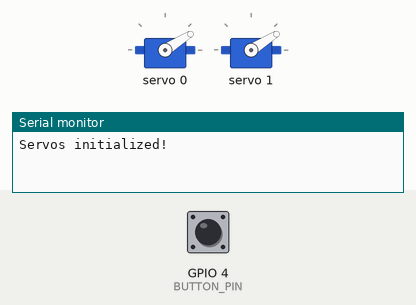
Recording of a sketch running on a simulated ESP32. On the bench: 2 × servo, the last lines printed to the serial monitor. Inputs (shaded band) come from the test bench; at power-on: GPIO 4 (BUTTON_PIN) HIGH.

Above: at 3.2 s.
3.3 s: GPIO 4 (BUTTON_PIN) pulled LOW for 0.15 s
At 4.6 s:
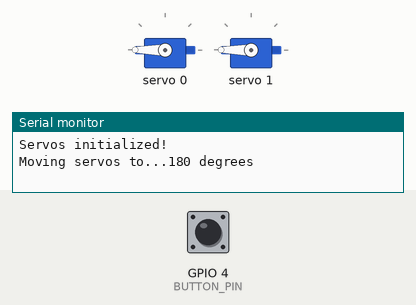
4.9 s: GPIO 4 (BUTTON_PIN) pulled LOW for 1 s
At 6.1 s:
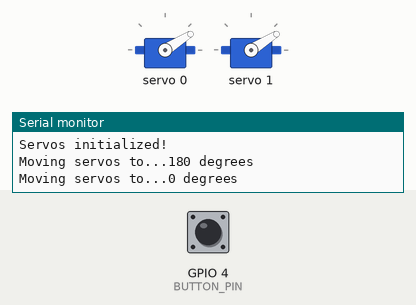
7.4 s: GPIO 4 (BUTTON_PIN) pulled LOW for 3.2 s
At 7.9 s:
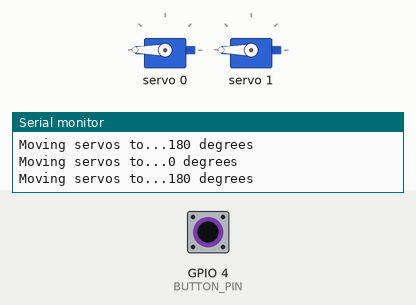
Timing chart, 0 to 10.4 s (numbered marks = the images above; inputs shaded):
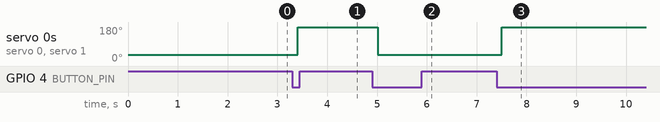

Measured:
- after the input at 3.3 s, servo 0, servo 1: 32° → 180° after 0.11 s
- after the input at 4.9 s, servo 0, servo 1: 180° → 32° after 0.11 s
- after the input at 7.4 s, servo 0, servo 1: 32° → 180° after 0.11 s

The sketch:

servo_driver.ino
```cpp
#include <Wire.h>
#include <Adafruit_PWMServoDriver.h>

Adafruit_PWMServoDriver pwm = Adafruit_PWMServoDriver(0x40);

const int SDA_PIN = 8;
const int SCL_PIN = 9;
const int BUTTON_PIN = 4;

#define SERVOMIN 180
#define SERVOMAX 520

int currentAngle = 0;
int lastButtonState = HIGH;

int angleToPulse(int angle) {
  return map(angle, 0, 180, SERVOMIN, SERVOMAX);
}

void setup() {
  Serial.begin(115200);
  delay(2000);

  pinMode(BUTTON_PIN, INPUT_PULLUP);

  Wire.begin(SDA_PIN, SCL_PIN);

  pwm.begin();
  pwm.setPWMFreq(50);

  pwm.setPWM(0, 0, angleToPulse(0));
  pwm.setPWM(1, 0, angleToPulse(0));

  Serial.println("Servos initialized!");
}

void loop() {
  int buttonState = digitalRead(BUTTON_PIN);

  if (lastButtonState == HIGH && buttonState == LOW) {
    delay(100);

    if (currentAngle == 0) {
      currentAngle = 180;
    }
    else {
      currentAngle = 0;
    }

    Serial.print("Moving servos to...");
    Serial.print(currentAngle);
    Serial.println(" degrees");

    int pulse = angleToPulse(currentAngle);
    pwm.setPWM(0, 0, pulse);
    pwm.setPWM(1, 0, pulse);
  }

  lastButtonState = buttonState;
  delay(10);
}
```
